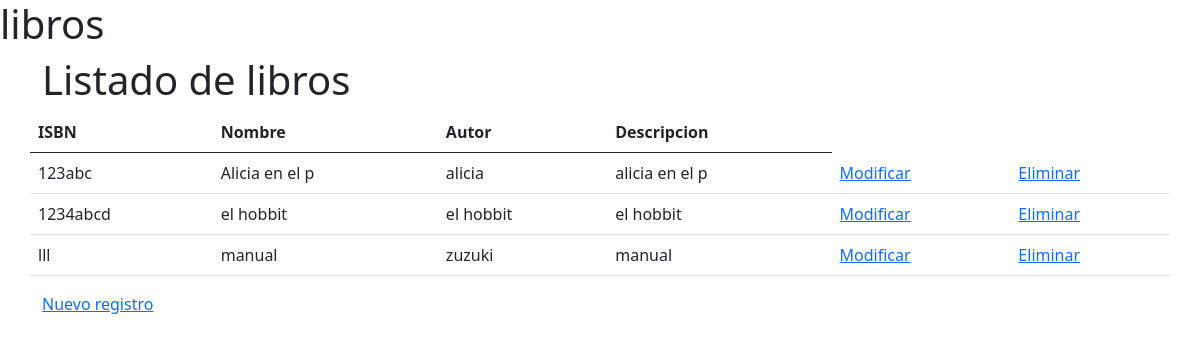
Page /libros on the committed database.
### core/models.py (models this page shows, shortened)
class Libro(models.Model):
    isbn = models.CharField(max_length=20, primary_key=True, verbose_name='ISBN')
    nombre = models.CharField(max_length=20, verbose_name='Nombre del libro')
    autor = models.CharField(max_length=20, null=True, blank=True, verbose_name='autor')
    descripcion = models.CharField(max_length=20, null=True, blank=True, verbose_name='descripcion')
    categoria = models.ForeignKey(Categorias, on_delete=models.CASCADE)

### core/views.py (the view)
# urls.py: path('libros', libros, name="libros"),
def libros(request):
    libros = Libro.objects.all()
    datos = {
        'libros': libros
    }
    return render(request, 'core/libros.html', datos)

### core/templates/core/libros.html (shortened to what this page needs)
<!doctype html>
<html lang="en">
  <head>
    <link href="https://cdn.jsdelivr.net/npm/bootstrap@5.0.1/dist/css/bootstrap.min.css" rel="stylesheet">
  </head>
  <body>
    <h1>libros</h1>
    <div class="container">
        <h1>Listado de libros</h1>
        <div class="row">
            <table class="table">
              <thead>
                <tr>
                  <th scope="col">ISBN</th>
                  <th scope="col">Nombre</th>
                  <th scope="col">Autor</th>
                  <th scope="col">Descripcion</th>
                </tr>
              </thead>
                <tbody>
                  {% for ve in libros %}
                  <tr>
                    <td>{{ve.isbn}}</td>
                    <td>{{ve.nombre}}</td>
                    <td>{{ve.autor}}</td>
                    <td>{{ve.descripcion}}</td>
                    <td><a href="{% url 'form_mod_libro' ve.isbn %}">Modificar</a></td>
                    <td><a href="{% url 'form_del_libro' ve.isbn %}">Eliminar</a></td>
                  </tr>
                  {% endfor %}
                </tbody>
            </table>
            <a href="{% url 'form_libro' %}">Nuevo registro</a>
        </div>
    </div>
  </body>
</html>

### rows in the picture
Libro: isbn "123abc", nombre "Alicia en el p", autor "alicia", descripcion "alicia en el p"
Libro: isbn "1234abcd", nombre "el hobbit", autor "el hobbit", descripcion "el hobbit"
Libro: isbn "lll", nombre "manual", autor "zuzuki", descripcion "manual"
